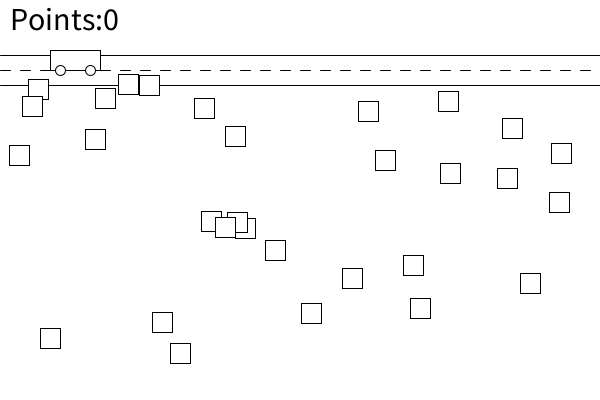
Frame 1 (no input)
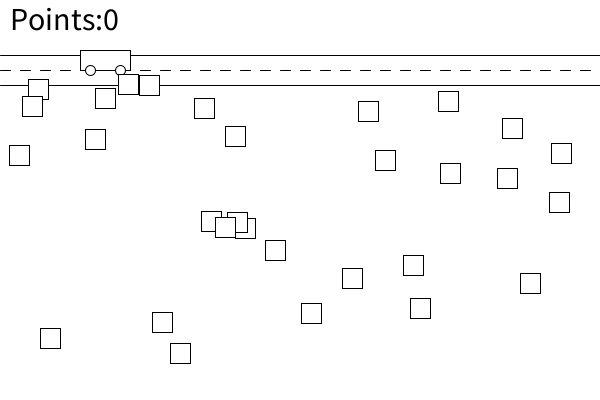
Frame 60 (the mouse pressed at the canvas centre just before this capture)
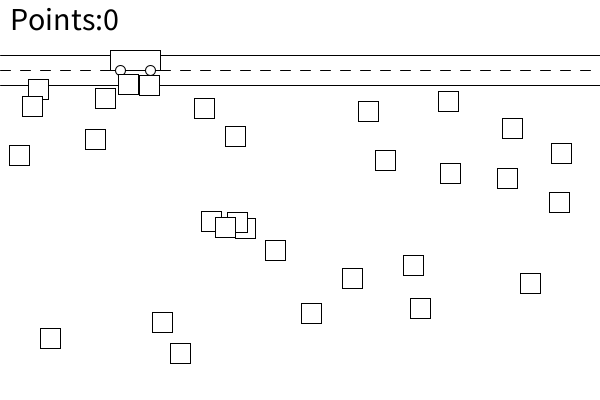
Frame 120 (the mouse held since frame 60 and released just before this capture)

The Processing sketch that drew these frames (run headless with seeded random() and noise(); from frame 60 on, the mouse is pressed at the canvas centre):

// Processing sketch: HWarrays
// ── HWarrays.pde
float carX = 50;
int carY = 50;
int carLength = 50;
int carHeight = 20;
float carSpeed = 0.5;
int wheelSize = 10;
int roadY = 70;
int roadWidth = 15;
int roadLineLenght = 10;
int roadLineMultiplier = 2;
int bulletLength = 10;
int bulletSpeed = 2;
int boxSize = 20;
int boxCount = 30;
int points = 0;
int textSize = 32;
ArrayList<bullet> bullets = new ArrayList<bullet>();
ArrayList<box> boxes = new ArrayList<box>();


void setup()
{
   size(600, 400); 
   for(int i = 0; i < boxCount; i++)
     boxes.add(new box(random(0, width - boxSize), random(carHeight + carY, height - boxSize)));
   
   
}

void draw()
{
  background(255,255,255);
  for(int i = 0; i < width; i = i + roadLineLenght * roadLineMultiplier)
  {
    line(i, roadY, i + roadLineLenght, roadY);
  }
  line(0, roadY - roadWidth, width, roadY - roadWidth);
  line(0, roadY + roadWidth, width, roadY + roadWidth);
  carX +=carSpeed;
  rect(carX,carY, carLength,carHeight);
  ellipse(carX + wheelSize, carY + carHeight,wheelSize, wheelSize);
  ellipse(carX + carLength - wheelSize, carY + carHeight,wheelSize, wheelSize);
  if(carX > width)
  carX = 0;
  for(int i = 0; i < bullets.size(); i++)
  {
    bullet blt  = bullets.get(i);
    blt.update();
    if(blt.ypos > height)
    {
      bullets.remove(i);
      i--;
    }
  }
  for(int i = 0; i < boxes.size(); i++)
  {
    box b = boxes.get(i);
    b.update();
  }
  checkForContact();
  textSize(textSize);
  fill(0,0,0);
  text("Points:" + str(points), 10, 30);
  fill(255,255,255);

  
}
void mouseClicked()
{
  bullets.add(new bullet(carX + carLength/2 , carY));
}
void checkForContact()
{
  for(int i = 0; i < boxes.size(); i++)
  {
    box b = boxes.get(i);
    for(int j = 0; j < bullets.size(); j++)
    {
      bullet blt = bullets.get(j);
      if(b.ypos < blt.ypos + bulletLength && b.ypos + boxSize > blt.ypos + bulletLength)
      {
        if(b.xpos < blt.xpos && b.xpos + boxSize > blt.xpos)
          {
           bullets.remove(j);
           boxes.remove(i);
           i--;
           j--;
           points++;
          }
      }
      
    }
  }
}
class bullet
{
  float xpos, ypos, speed;
  bullet(float x, float y){
   xpos = x;
   ypos = y;
   speed = bulletSpeed;
  }
   void update()
   {
    ypos += speed; 
    line(xpos, ypos, xpos, ypos + bulletLength);
   }
}
class box
{
  float xpos, ypos;
  box(float x, float y){
   xpos = x;
   ypos = y;
  }
  void update()
   {
    rect(xpos, ypos, boxSize, boxSize);
   }
}
